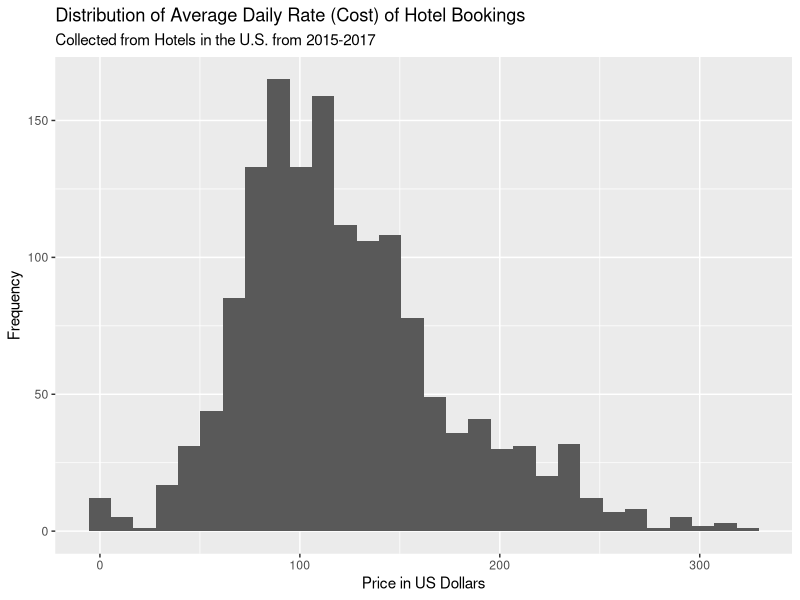
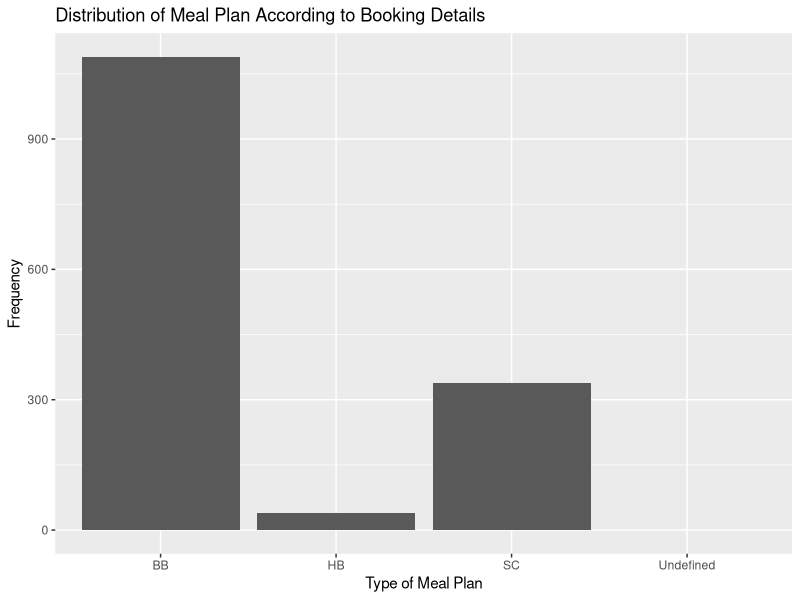
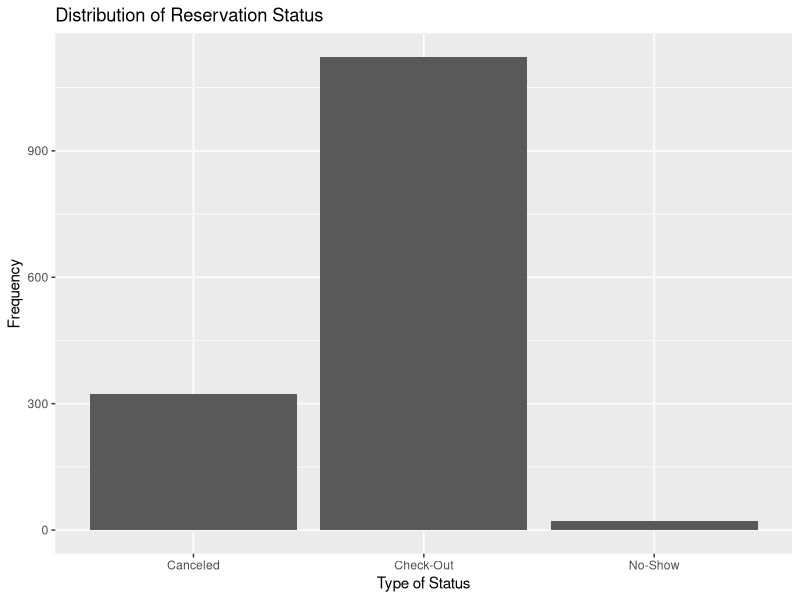
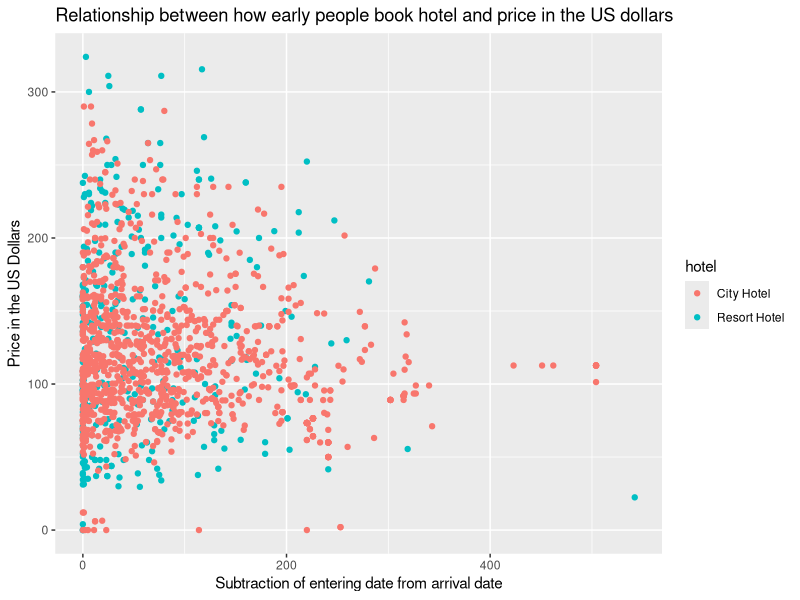
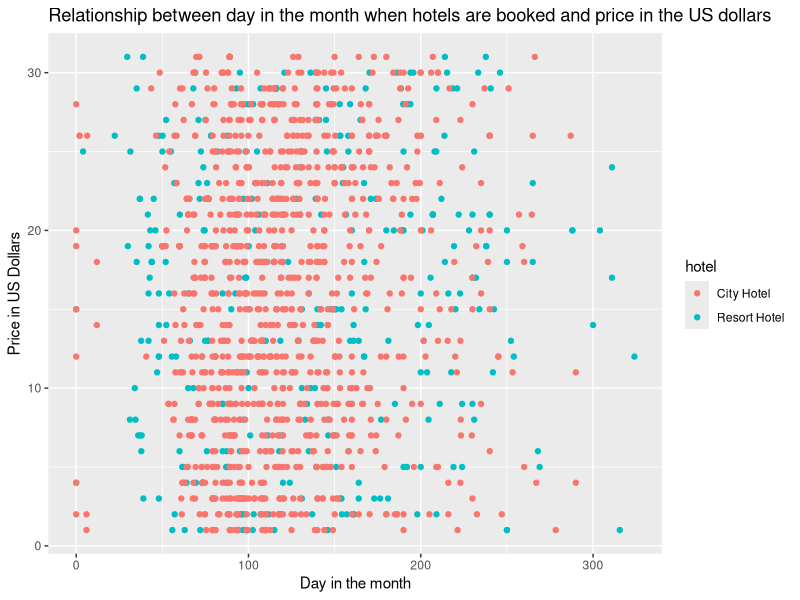
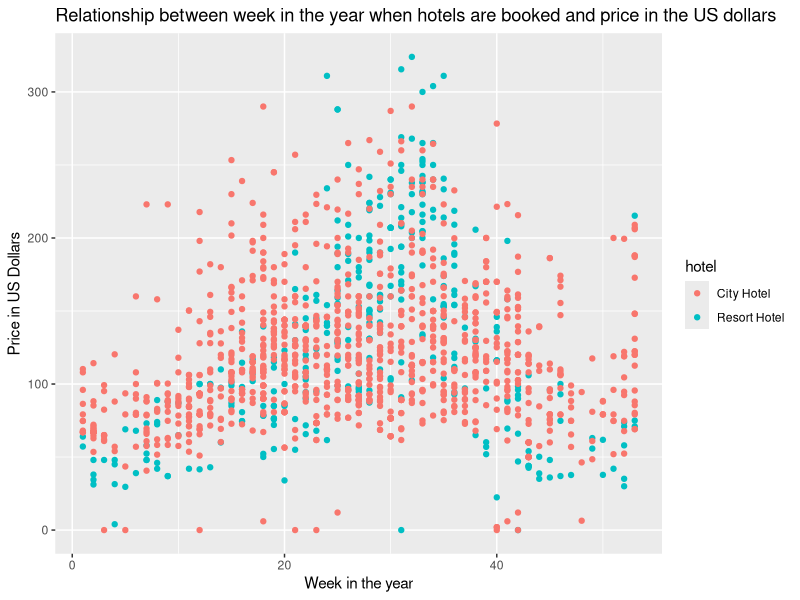
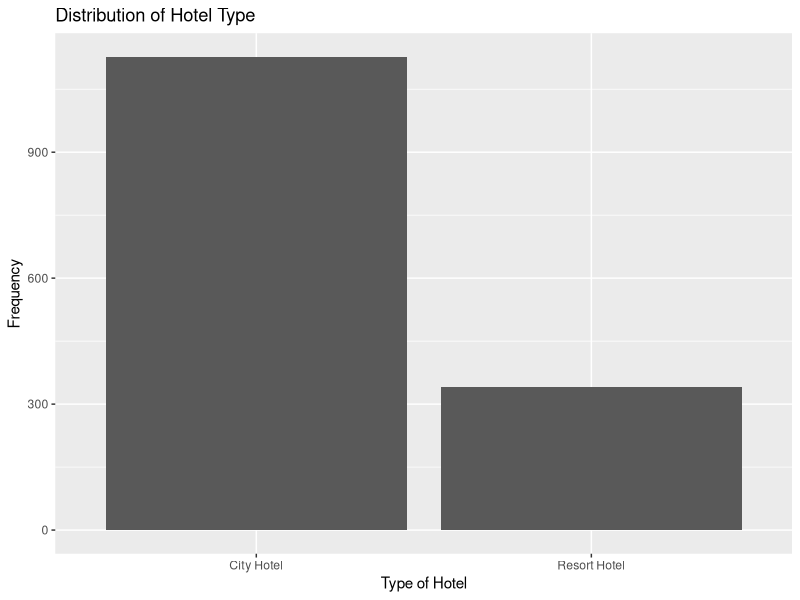

Here is the R script that generated these plots, in order: (Note: this script raises an error after producing the figures.)
## ---- chunk 1
knitr::opts_chunk$set(echo = TRUE)
## ---- chunk 2
library(tidyverse)
library(broom)
library(knitr)
library(ggfortify)
library(dplyr)
library(Metrics)
#install.packages("Metrics")
## ---- chunk 3
hotels_total <- read_csv("data/hotels_reduced.csv")
dt <- sort(sample(nrow(hotels_total), nrow(hotels_total)*.7))
hotels <-hotels_total[dt,]
hotels_test <-hotels_total[-dt,]
## ---- chunk 4
hotels$total_stay_length <- hotels$stays_in_week_nights + hotels$stays_in_weekend_nights
## ---- chunk 5
ggplot(data = hotels, aes(x = adr)) +
  geom_histogram() + 
  labs(x = "Price in US Dollars",
       y = "Frequency", 
       title = "Distribution of Average Daily Rate (Cost) of Hotel Bookings",
       subtitle = "Collected from Hotels in the U.S. from 2015-2017")

## ---- chunk 6
hotels %>%
    summarise(mean = mean(adr), 
              median = median(adr), 
              sd = sd(adr),
              min = min(adr),
              max = max(adr),
              iqr = IQR(adr))%>%
kable(digits = 3)
## ---- chunk 7
adults <- sum(hotels$adults)
children <- sum(hotels$children)
babies <- sum(hotels$babies)

tb <- table(adults, children, babies)
kable(tb)
## ---- chunk 8
ggplot(data = hotels, aes(x = meal)) +
geom_bar() +
labs(title = "Distribution of Meal Plan According to Booking Details",
      y = "Frequency",
      x = "Type of Meal Plan") 
## ---- chunk 9
hotels %>%
  group_by(meal) %>%
  summarise(n = n(), mean = mean(adr), sd = sd(adr)) %>%
  kable(digits = 3)
## ---- chunk 10
ggplot(data = hotels, aes(x = reservation_status)) +
geom_bar() +
labs(title = "Distribution of Reservation Status",
  x = "Type of Status",
  y = "Frequency") 
## ---- chunk 11
hotels %>%
  group_by(hotel) %>%
  summarise(n = n(), mean = mean(adr), sd = sd(adr)) %>%
  kable(digits = 3)
## ---- chunk 12
ggplot(data = hotels, aes(x = lead_time, y = adr, color = hotel)) +
geom_point() +
labs(title = "Relationship between how early people book hotel and price in the US dollars",
  x = "Subtraction of entering date from arrival date",
  y = "Price in the US Dollars") 
## ---- chunk 13
ggplot(data = hotels, aes(x = adr, y = arrival_date_day_of_month, color=hotel)) +
geom_point() +
labs(title = "Relationship between day in the month when hotels are booked and price in the US dollars",
  x = "Day in the month",
  y = "Price in US Dollars") 
## ---- chunk 14
ggplot(data = hotels, aes(x = arrival_date_week_number, y = adr, color=hotel)) +
geom_point() +
labs(title = "Relationship between week in the year when hotels are booked and price in the US dollars",
  x = "Week in the year",
  y = "Price in US Dollars") 
## ---- chunk 15
ggplot(data = hotels, aes(x = hotel)) +
geom_bar() +
labs(title = "Distribution of Hotel Type",
  x = "Type of Hotel",
  y = "Frequency") 
## ---- chunk 16
resort_adr <- hotels[hotels$hotel == "Resort Hotel",]$adr
city_adr <- hotels[hotels$hotel == "City Hotel",]$adr

hotel_type_p_value <- t.test(resort_adr, city_adr)$p.value
print(hotel_type_p_value)
## ---- chunk 17
hotels$only_adults_present <- hotels$adults > 0 & hotels$children == 0 & hotels$babies == 0
hotels$kids_present <- hotels$children > 0 | hotels$babies > 0

adult_adr <- hotels[hotels$only_adults_present == TRUE,]$adr
kids_adr <- hotels[hotels$kids_present == TRUE,]$adr

resident_type_p_value <- t.test(adult_adr, kids_adr)$p.value
print(resident_type_p_value)
## ---- chunk 18
hotels$country <- NULL 
hotels$reserved_room_type <- NULL 
hotels$assigned_room_type <- NULL 
## ---- chunk 19
full_model <- lm(adr ~ ., data = hotels)
tidy(full_model) %>%
  kable(digits = 3)
## ---- chunk 20
selected_model <- step(full_model, scope=formula(full_model), direction="backward", k = log(nrow(hotels)))
## ---- chunk 21
tidy(selected_model) %>%
  kable()
## ---- chunk 22
model <- lm(adr ~ adults + children + babies + hotel + meal + reservation_status, data = hotels)
## ---- chunk 23
# Residual + QQ Plots
autoplot(model, which = c(1,2))
## ---- chunk 24
tidy(model, conf.int = TRUE) %>%
kable(digits = 3)
## ---- chunk 25
train_predictions <- model %>% predict(hotels)
test_predictions <- model %>% predict(hotels_test)

rmse(train_predictions, hotels$adr)
rmse(test_predictions, hotels_test$adr)
## ---- chunk 26
autoplot(model, which = c(3, 4, 5))

#Leverage 
lev_threshold <- 2 * 2 / nrow(hotels) 
hotel_aug <- augment(model) 

hotel_aug %>%
filter(.hat > lev_threshold) %>% nrow()

# High Magnitude Residual 
hotel_aug %>%
filter(.std.resid < -3 | .std.resid > 3) %>% nrow()

# Influential Point 
hotel_aug %>%
filter(.cooksd > 1.0) %>% nrow()
 
## ---- chunk 27
hotel_aug <- hotel_aug %>%
mutate(outlier = if_else(.std.resid < -3 | .std.resid > 3, "Yes", "No"))

ggplot(hotel_aug, aes(x = adults, y = adr)) + geom_point(aes(color = outlier)) +
geom_smooth(method = "lm", se = FALSE) + labs(title = "PLotting of Outliers",
      y = "Average Daily Rate",
      x = "Adults") 
